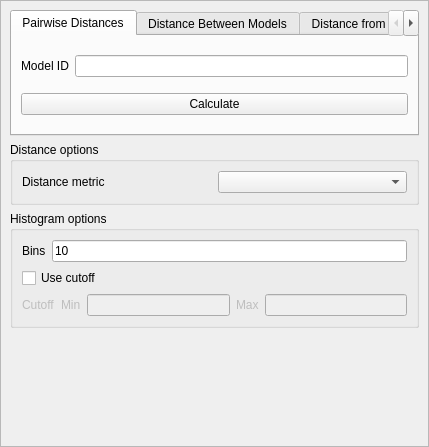
<?xml version="1.0" encoding="UTF-8"?>
<ui version="4.0">
 <class>Form</class>
 <widget class="QWidget" name="Form">
  <property name="geometry">
   <rect>
    <x>0</x>
    <y>0</y>
    <width>429</width>
    <height>447</height>
   </rect>
  </property>
  <property name="windowTitle">
   <string>Form</string>
  </property>
  <layout class="QVBoxLayout" name="verticalLayout_5">
   <property name="leftMargin">
    <number>0</number>
   </property>
   <property name="topMargin">
    <number>0</number>
   </property>
   <property name="rightMargin">
    <number>0</number>
   </property>
   <property name="bottomMargin">
    <number>0</number>
   </property>
   <item>
    <widget class="QScrollArea" name="scrollArea">
     <property name="widgetResizable">
      <bool>true</bool>
     </property>
     <widget class="QWidget" name="scrollAreaWidgetContents">
      <property name="geometry">
       <rect>
        <x>0</x>
        <y>0</y>
        <width>427</width>
        <height>445</height>
       </rect>
      </property>
      <layout class="QVBoxLayout" name="verticalLayout_4">
       <item>
        <widget class="QTabWidget" name="tabWidget">
         <property name="currentIndex">
          <number>0</number>
         </property>
         <widget class="QWidget" name="tab">
          <attribute name="title">
           <string>Pairwise Distances</string>
          </attribute>
          <layout class="QVBoxLayout" name="verticalLayout_8">
           <item>
            <layout class="QGridLayout" name="gridLayout">
             <item row="0" column="0">
              <widget class="QLabel" name="label">
               <property name="text">
                <string>Model ID</string>
               </property>
              </widget>
             </item>
             <item row="0" column="1">
              <widget class="QLineEdit" name="pairwiseModelId"/>
             </item>
            </layout>
           </item>
           <item>
            <widget class="QPushButton" name="calculatePairwiseButton">
             <property name="text">
              <string>Calculate</string>
             </property>
            </widget>
           </item>
          </layout>
         </widget>
         <widget class="QWidget" name="tab_2">
          <attribute name="title">
           <string>Distance Between Models</string>
          </attribute>
          <layout class="QVBoxLayout" name="verticalLayout_9">
           <item>
            <layout class="QGridLayout" name="gridLayout_2">
             <item row="0" column="0">
              <widget class="QLabel" name="label_2">
               <property name="text">
                <string>Model A ID</string>
               </property>
              </widget>
             </item>
             <item row="0" column="1">
              <widget class="QLineEdit" name="ModelAId"/>
             </item>
             <item row="1" column="0">
              <widget class="QLabel" name="label_3">
               <property name="text">
                <string>Model B ID</string>
               </property>
              </widget>
             </item>
             <item row="1" column="1">
              <widget class="QLineEdit" name="modelBId"/>
             </item>
            </layout>
           </item>
           <item>
            <widget class="QPushButton" name="calculateBetweenButton">
             <property name="text">
              <string>Calculate</string>
             </property>
            </widget>
           </item>
          </layout>
         </widget>
         <widget class="QWidget" name="tab_3">
          <attribute name="title">
           <string>Distance from Point</string>
          </attribute>
          <layout class="QVBoxLayout" name="verticalLayout_10">
           <item>
            <layout class="QGridLayout" name="gridLayout_3">
             <item row="0" column="0">
              <widget class="QLabel" name="label_4">
               <property name="text">
                <string>Model ID</string>
               </property>
              </widget>
             </item>
             <item row="0" column="1">
              <widget class="QLineEdit" name="pointDistanceModelId"/>
             </item>
             <item row="1" column="0">
              <widget class="QLabel" name="label_5">
               <property name="text">
                <string>Point</string>
               </property>
              </widget>
             </item>
             <item row="1" column="1">
              <layout class="QHBoxLayout" name="horizontalLayout">
               <item>
                <widget class="QLabel" name="label_6">
                 <property name="text">
                  <string>X</string>
                 </property>
                </widget>
               </item>
               <item>
                <widget class="QLineEdit" name="point_X"/>
               </item>
               <item>
                <widget class="QLabel" name="label_7">
                 <property name="text">
                  <string>Y</string>
                 </property>
                </widget>
               </item>
               <item>
                <widget class="QLineEdit" name="point_Y"/>
               </item>
               <item>
                <widget class="QLabel" name="label_8">
                 <property name="text">
                  <string>Z</string>
                 </property>
                </widget>
               </item>
               <item>
                <widget class="QLineEdit" name="point_Z"/>
               </item>
              </layout>
             </item>
            </layout>
           </item>
           <item>
            <widget class="QPushButton" name="calculatePointButton">
             <property name="text">
              <string>Calculate</string>
             </property>
            </widget>
           </item>
          </layout>
         </widget>
        </widget>
       </item>
       <item>
        <widget class="QGroupBox" name="groupBox_5">
         <property name="title">
          <string>Distance options</string>
         </property>
         <layout class="QVBoxLayout" name="verticalLayout_7">
          <item>
           <layout class="QGridLayout" name="gridLayout_5">
            <item row="0" column="0">
             <widget class="QLabel" name="label_13">
              <property name="text">
               <string>Distance metric</string>
              </property>
             </widget>
            </item>
            <item row="0" column="1">
             <widget class="QComboBox" name="metricComboBox"/>
            </item>
           </layout>
          </item>
         </layout>
        </widget>
       </item>
       <item>
        <widget class="QGroupBox" name="groupBox_4">
         <property name="title">
          <string>Histogram options</string>
         </property>
         <layout class="QVBoxLayout" name="verticalLayout_6">
          <item>
           <layout class="QGridLayout" name="gridLayout_4">
            <item row="0" column="0">
             <widget class="QLabel" name="label_9">
              <property name="text">
               <string>Bins</string>
              </property>
             </widget>
            </item>
            <item row="0" column="1">
             <widget class="QLineEdit" name="binCount">
              <property name="text">
               <string>10</string>
              </property>
             </widget>
            </item>
           </layout>
          </item>
          <item>
           <widget class="QCheckBox" name="cutoffCheckBox">
            <property name="text">
             <string>Use cutoff</string>
            </property>
           </widget>
          </item>
          <item>
           <widget class="QWidget" name="cutoffOptions" native="true">
            <property name="enabled">
             <bool>false</bool>
            </property>
            <layout class="QHBoxLayout" name="horizontalLayout_4">
             <property name="leftMargin">
              <number>0</number>
             </property>
             <property name="topMargin">
              <number>0</number>
             </property>
             <property name="rightMargin">
              <number>0</number>
             </property>
             <property name="bottomMargin">
              <number>0</number>
             </property>
             <item>
              <layout class="QHBoxLayout" name="horizontalLayout_3">
               <item>
                <widget class="QLabel" name="label_10">
                 <property name="text">
                  <string>Cutoff</string>
                 </property>
                </widget>
               </item>
               <item>
                <widget class="QLabel" name="label_12">
                 <property name="text">
                  <string>Min</string>
                 </property>
                </widget>
               </item>
               <item>
                <widget class="QLineEdit" name="cutoffMin"/>
               </item>
               <item>
                <widget class="QLabel" name="label_11">
                 <property name="text">
                  <string>Max</string>
                 </property>
                </widget>
               </item>
               <item>
                <widget class="QLineEdit" name="cutoffMax"/>
               </item>
              </layout>
             </item>
            </layout>
           </widget>
          </item>
         </layout>
        </widget>
       </item>
       <item>
        <spacer name="verticalSpacer">
         <property name="orientation">
          <enum>Qt::Vertical</enum>
         </property>
         <property name="sizeHint" stdset="0">
          <size>
           <width>20</width>
           <height>40</height>
          </size>
         </property>
        </spacer>
       </item>
      </layout>
     </widget>
    </widget>
   </item>
  </layout>
 </widget>
 <resources/>
 <connections>
  <connection>
   <sender>cutoffCheckBox</sender>
   <signal>toggled(bool)</signal>
   <receiver>cutoffOptions</receiver>
   <slot>setEnabled(bool)</slot>
   <hints>
    <hint type="sourcelabel">
     <x>78</x>
     <y>402</y>
    </hint>
    <hint type="destinationlabel">
     <x>85</x>
     <y>418</y>
    </hint>
   </hints>
  </connection>
 </connections>
</ui>
